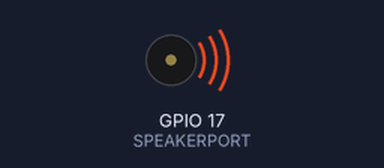
Bench run of a program on a simulated Raspberry Pi (BCM pin numbers). On the bench: buzzer (waves = sounding). At 6.7 s the program stops and its outputs stay as they are.

Above: at 0.1 s.
At 6.7 s:
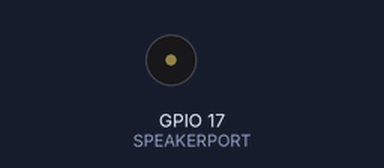
Timing chart, 0 to 8.2 s (numbered marks = the images above):
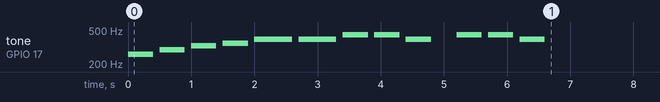

The program:

pwm_speaker.py
```python
import RPi.GPIO as GPIO
import time

# rpi-pcspeaker by jsubirat
#
# Connections:
#       * Speaker + - GPIO 23 (can be modified in SPEAKERPORT variable)
#       * Speaker - - GND
#
# The polarity doesn't matter as long as it is a classical PC speaker. Note that GPIO v0.5.2a is required to have software-PWM.

# GPIO speaker output port in the BCM numbering scheme. You can choose any appropiate output port.
SPEAKERPORT = 17

GPIO.setmode(GPIO.BCM)
GPIO.setup(SPEAKERPORT, GPIO.OUT)

# Number of steps from A3. Font: http://www.phy.mtu.edu/~suits/NoteFreqCalcs.html
NOTES = {
'A2': -12.0, 'Bb2': -11.0, 'B2': -10.0, 'C3': -9.0, 'Db3': -8.0, 'D3': -7.0,
'Eb3': -6.0, 'E3': -5.0, 'F3': -4.0, 'Gb3': -3.0, 'G3': -2.0, 'Ab3': -1.0,
'A3': 0.0, 'Bb3': 1.0, 'B3': 2.0, 'C4': 3.0, 'Db4': 4.0, 'D4': 5.0, 'Eb4': 6.0,
'E4': 7.0, 'F4': 8.0, 'Gb4': 9.0, 'G4': 10.0, 'Ab4': 11.0, 'A4': 12.0, 'Bb4': 13.0,
'B4': 14.0, 'C5': 15.0, 'Db5': 16.0, 'D5': 17.0, 'Eb5': 18.0, 'E5': 19.0, 'F5': 20.0, 'Gb5': 21.0, 'G5': 22.0, 'Ab5': 23.0}

# Key to note mapping
KEYS = {'z': 'A2', 's': 'Bb2', 'x': 'B2', 'c': 'C3', 'f': 'Db3', 'v': 'D3', 'g': 'Eb3', 'b': 'E3', 'n': 'F3', 'j': 'Gb3', 'm': 'G3', 'k': 'Ab3', 'q': 'A3', '2': 'Bb3', 'w': 'B3', 'e': 'C4', '4': 'Db4', 'r': 'D4', '5': 'Eb4', 't': 'E4', 'y': 'F4', '7': 'Gb4', 'u': 'G4', '8': 'Ab4', 'i': 'A4', '9': 'Bb4', 'o': 'B4', 'p': 'C5'} #etc.

# Sets the desired note at the speaker
def tone(note, duration):

    # Font: http://www.phy.mtu.edu/~suits/NoteFreqCalcs.html
    frequency = 440.0 * (1.05946309435929530984310531 ** NOTES[note])

    p = GPIO.PWM(SPEAKERPORT, frequency)    # 50 Hertz PWM
    p.start(50) #Duty cicle: 50%
    time.sleep(duration)
    p.stop()
    time.sleep(0.1)

def play_all_notes():
	for note in NOTES:
		print("NOTE: ", note)
		tone(note, 1)
		time.sleep(1)

def up_and_down():
	tone('C3', 0.3)
	tone('E3', 0.3)
	tone('F3', 0.3)
	tone('E3', 0.3)
	tone('C3', 0.3)

def kocka_leze_dirou():
	tone('C3', 0.4)
	tone('D3', 0.4)
	tone('E3', 0.4)
	tone('F3', 0.4)
	tone('G3', 0.6)
	tone('G3', 0.6)
	tone('A3', 0.4)
	tone('A3', 0.4)
	tone('G3', 0.4)
	time.sleep(0.3)
	tone('A3', 0.4)
	tone('A3', 0.4)
	tone('G3', 0.4)


# Main code


#play_all_notes()
#up_and_down()
kocka_leze_dirou()


'''
key = ''
while key != ' ':
    key = input('Enter a note: ')
    if key in KEYS.keys():
        tone(SPEAKERPORT, KEYS[key])
    else:
        if key == ' ':
            break
        else:
            print("Invalid note (space to exit)!")
'''


GPIO.cleanup()


'''


import time
import RPi.GPIO as GPIO

GPIO.setmode(GPIO.BCM)  # choose BCM or BOARD numbering schemes. I use BCM
GPIO.setup(17, GPIO.OUT)# set GPIO 25 as an output. You can use any GPIO port
p = GPIO.PWM(17, 50)    # create an object p for PWM on port 25 at 50 Hertz
'''

'''
p.start(70)             # start the PWM on 70 percent duty cycle
for x in range(200, 2200):
	p.ChangeFrequency(x)  # change the frequency to x Hz (
	time.sleep(0.0001)


'''
'''

p.start(0)
for dc in range(0, 101, 5):
	p.ChangeDutyCycle(dc)
	time.sleep(0.1)
'''


'''
for freq in range(5000, 20000, 10):
	p.ChangeFrequency(freq)
	time.sleep(1)
	'''

'''
for dc in range(100, -1, -5):
	p.ChangeDutyCycle(dc)
	time.sleep(0.1)
	'''
'''
p.stop()                # stop the PWM output
GPIO.cleanup()          # when your program exits, tidy up after yourself
'''
```
